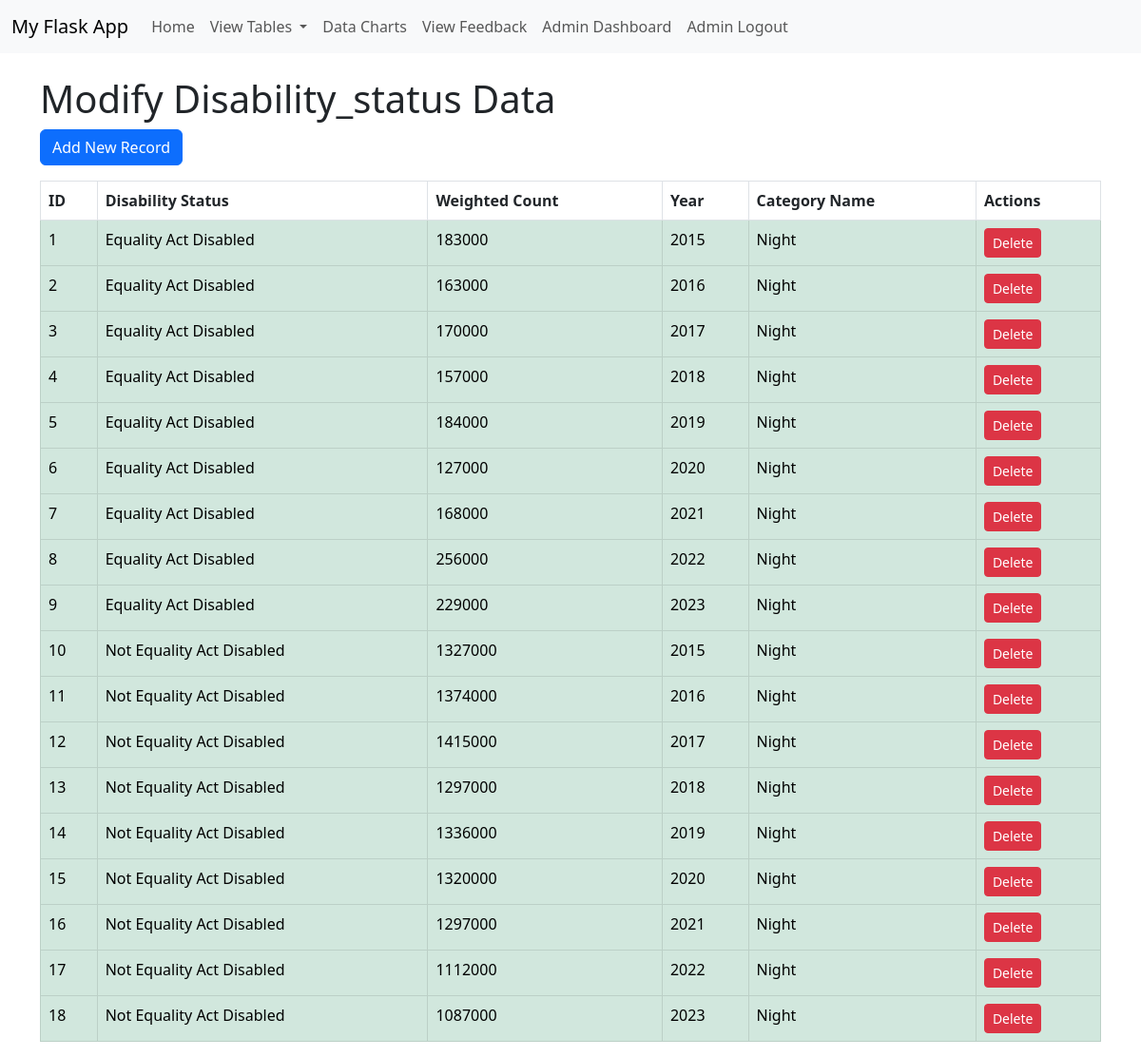
The page /admin/modify/disability_status (signed in) on the database its author committed.
### app/models.py (models this page shows, shortened)
class DisabilityStatus(db.Model):
    __tablename__ = 'DISABILITY_STATUS'
    id = db.Column(db.Integer, primary_key=True, autoincrement=True)
    disability_status = db.Column(db.String)
    weighted_count = db.Column(db.Integer)
    year = db.Column(db.Integer, nullable=False)
    category_name = db.Column(db.String, nullable=False)
    __table_args__ = (
        db.ForeignKeyConstraint(
            ['year', 'category_name'],
            [
                'WORKER_CATEGORY.year',
                'WORKER_CATEGORY.category_name'
            ]
        ),
    )

### app/routes.py (the view)
@main.route('/admin/modify/<table_name>')
@require_admin
def modify_table(table_name):
    models_map = {
        'worker_category': WorkerCategory,
        'disability_status': DisabilityStatus,
        'age_band': AgeBand,
        'skill_level': SkillLevel,
        'sex': Sex
    }
    Model = models_map.get(table_name)
    if Model is None:
        flash('Invalid table name.', 'danger')
        return redirect(url_for('main.index'))
    data_entries = Model.query.all()
    return render_template(
        'modify_table.html',
        data_entries=data_entries,
        table_name=table_name
    )

### app/routes.py (called while the page is built)
def require_admin(f):
    @wraps(f)
    def decorated_function(*args, **kwargs):
        if not session.get('admin_logged_in'):
            flash("Admin access required.", "warning")
            return redirect(url_for('main.admin_login'))
        return f(*args, **kwargs)
    return decorated_function

### app/templates/modify_table.html (shortened to what this page needs)
{% extends "base.html" %}
{% block content %}
  <h1>Modify {{ table_name|capitalize }} Data</h1>
  <a class="btn btn-primary mb-3" href="{{ url_for('main.add_record', table_name=table_name) }}">Add New Record</a>
  <table class="table table-bordered">
    <thead>
      <tr>
        {% if table_name == 'worker_category' %}
          <th>Year</th>
          <th>Category Name</th>
        {% elif table_name == 'disability_status' %}
          <th>ID</th>
          <th>Disability Status</th>
          <th>Weighted Count</th>
          <th>Year</th>
          <th>Category Name</th>
          <th>Actions</th>
        {% elif table_name == 'age_band' %}
          <th>ID</th>
          <th>Age Band</th>
          <th>Year</th>
          <th>Category Name</th>
          <th>Actions</th>
        {% endif %}
      </tr>
    </thead>
    <tbody>
      {% set row_class = {
          'worker_category': 'table-primary',
          'disability_status': 'table-success',
          'age_band': 'table-warning',
          'skill_level': 'table-info',
          'sex': 'table-danger'
      }[table_name] %}
      {% for entry in data_entries %}
      <tr class="{{ row_class }}">
        {% if table_name == 'worker_category' %}
          <td>{{ entry.year }}</td>
          <td>{{ entry.category_name }}</td>
        {% elif table_name == 'disability_status' %}
          <td>{{ entry.id }}</td>
          <td>{{ entry.disability_status }}</td>
          <td>{{ entry.weighted_count }}</td>
          <td>{{ entry.year }}</td>
          <td>{{ entry.category_name }}</td>
          <td>
            <form action="{{ url_for('main.delete_record', table_name=table_name, record_id=entry.id) }}" method="post" style="display:inline;">
              <button class="btn btn-danger btn-sm" type="submit" onclick="return confirm('Are you sure you want to delete?');">Delete</button>
            </form>
          </td>
        {% endif %}
      </tr>
      {% else %}
      <tr>
        <td colspan="6">No data available</td>
      </tr>
      {% endfor %}
    </tbody>
  </table>
{% endblock %}

### rows shown on the page
DisabilityStatus: id "1", disability_status "Equality Act Disabled", weighted_count "183000", year "2015", category_name "Night"
DisabilityStatus: id "2", disability_status "Equality Act Disabled", weighted_count "163000", year "2016", category_name "Night"
DisabilityStatus: id "3", disability_status "Equality Act Disabled", weighted_count "170000", year "2017", category_name "Night"
DisabilityStatus: id "4", disability_status "Equality Act Disabled", weighted_count "157000", year "2018", category_name "Night"
DisabilityStatus: id "5", disability_status "Equality Act Disabled", weighted_count "184000", year "2019", category_name "Night"
DisabilityStatus: id "6", disability_status "Equality Act Disabled", weighted_count "127000", year "2020", category_name "Night"
DisabilityStatus: id "7", disability_status "Equality Act Disabled", weighted_count "168000", year "2021", category_name "Night"
DisabilityStatus: id "8", disability_status "Equality Act Disabled", weighted_count "256000", year "2022", category_name "Night"
DisabilityStatus: id "9", disability_status "Equality Act Disabled", weighted_count "229000", year "2023", category_name "Night"
DisabilityStatus: id "10", disability_status "Not Equality Act Disabled", weighted_count "1327000", year "2015", category_name "Night"
DisabilityStatus: id "11", disability_status "Not Equality Act Disabled", weighted_count "1374000", year "2016", category_name "Night"
DisabilityStatus: id "12", disability_status "Not Equality Act Disabled", weighted_count "1415000", year "2017", category_name "Night"
DisabilityStatus: id "13", disability_status "Not Equality Act Disabled", weighted_count "1297000", year "2018", category_name "Night"
DisabilityStatus: id "14", disability_status "Not Equality Act Disabled", weighted_count "1336000", year "2019", category_name "Night"
DisabilityStatus: id "15", disability_status "Not Equality Act Disabled", weighted_count "1320000", year "2020", category_name "Night"
DisabilityStatus: id "16", disability_status "Not Equality Act Disabled", weighted_count "1297000", year "2021", category_name "Night"
DisabilityStatus: id "17", disability_status "Not Equality Act Disabled", weighted_count "1112000", year "2022", category_name "Night"
DisabilityStatus: id "18", disability_status "Not Equality Act Disabled", weighted_count "1087000", year "2023", category_name "Night"

### other values the page prints
{{ table_name|capitalize }} "Disability_status"
